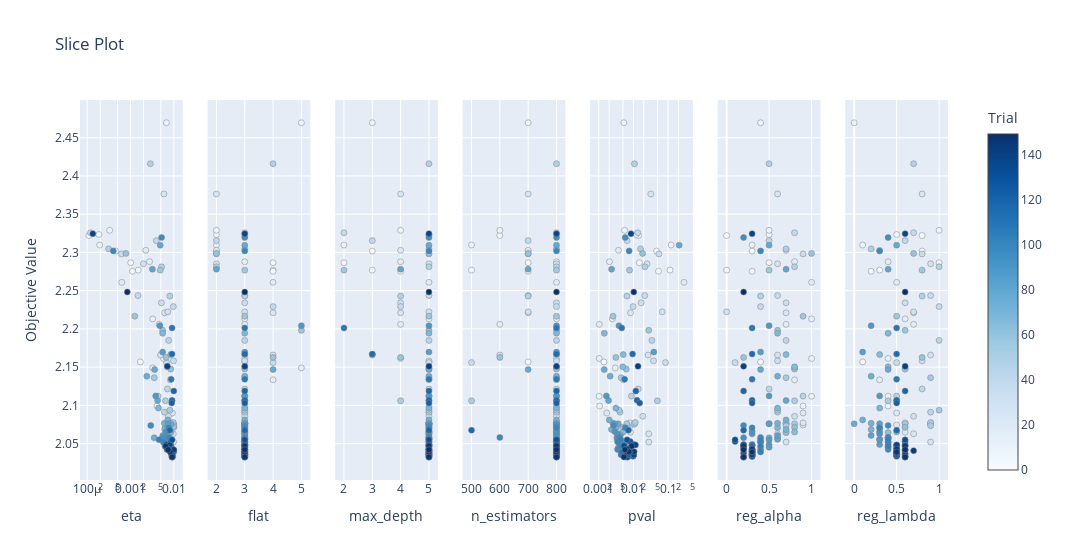

The cell this chart's notebook holds for it:
### Code cell
optuna.visualization.plot_slice(study, params = ['pval', 'n_estimators', 'eta', 'max_depth',
                    'reg_alpha', 'reg_lambda', 'flat'])

### Figure 1 — Plotly figure (JSON) as saved in the notebook; plotly's stock layout.template omitted (floating-point values rounded to 4 significant figures; data arrays with more than 128 entries replaced by an {"elided": "..."} marker saying what was removed)
{"data": [{"marker": {"color": {"elided": "150 int values"}, "colorbar": {"title": {"text": "Trial"}, "x": 1, "xpad": 40}, "colorscale": [[0, "rgb(247,251,255)"], [0.125, "rgb(222,235,247)"], [0.25, "rgb(198,219,239)"], [0.375, "rgb(158,202,225)"], [0.5, "rgb(107,174,214)"], [0.625, "rgb(66,146,198)"], [0.75, "rgb(33,113,181)"], [0.875, "rgb(8,81,156)"], [1, "rgb(8,48,107)"]], "line": {"color": "Grey", "width": 0.5}, "showscale": true}, "mode": "markers", "name": "Feasible Trial", "showlegend": false, "type": "scatter", "x": {"elided": "150 float values"}, "xaxis": "x", "y": {"elided": "150 float values"}, "yaxis": "y"}, {"marker": {"color": {"elided": "150 int values"}, "colorbar": {"title": {"text": "Trial"}, "x": 1, "xpad": 40}, "colorscale": [[0, "rgb(247,251,255)"], [0.125, "rgb(222,235,247)"], [0.25, "rgb(198,219,239)"], [0.375, "rgb(158,202,225)"], [0.5, "rgb(107,174,214)"], [0.625, "rgb(66,146,198)"], [0.75, "rgb(33,113,181)"], [0.875, "rgb(8,81,156)"], [1, "rgb(8,48,107)"]], "line": {"color": "Grey", "width": 0.5}, "showscale": false}, "mode": "markers", "name": "Feasible Trial", "showlegend": false, "type": "scatter", "x": {"elided": "150 int values"}, "xaxis": "x2", "y": {"elided": "150 float values"}, "yaxis": "y2"}, {"marker": {"color": {"elided": "150 int values"}, "colorbar": {"title": {"text": "Trial"}, "x": 1, "xpad": 40}, "colorscale": [[0, "rgb(247,251,255)"], [0.125, "rgb(222,235,247)"], [0.25, "rgb(198,219,239)"], [0.375, "rgb(158,202,225)"], [0.5, "rgb(107,174,214)"], [0.625, "rgb(66,146,198)"], [0.75, "rgb(33,113,181)"], [0.875, "rgb(8,81,156)"], [1, "rgb(8,48,107)"]], "line": {"color": "Grey", "width": 0.5}, "showscale": false}, "mode": "markers", "name": "Feasible Trial", "showlegend": false, "type": "scatter", "x": {"elided": "150 int values"}, "xaxis": "x3", "y": {"elided": "150 float values"}, "yaxis": "y3"}, {"marker": {"color": {"elided": "150 int values"}, "colorbar": {"title": {"text": "Trial"}, "x": 1, "xpad": 40}, "colorscale": [[0, "rgb(247,251,255)"], [0.125, "rgb(222,235,247)"], [0.25, "rgb(198,219,239)"], [0.375, "rgb(158,202,225)"], [0.5, "rgb(107,174,214)"], [0.625, "rgb(66,146,198)"], [0.75, "rgb(33,113,181)"], [0.875, "rgb(8,81,156)"], [1, "rgb(8,48,107)"]], "line": {"color": "Grey", "width": 0.5}, "showscale": false}, "mode": "markers", "name": "Feasible Trial", "showlegend": false, "type": "scatter", "x": {"elided": "150 int values"}, "xaxis": "x4", "y": {"elided": "150 float values"}, "yaxis": "y4"}, {"marker": {"color": {"elided": "150 int values"}, "colorbar": {"title": {"text": "Trial"}, "x": 1, "xpad": 40}, "colorscale": [[0, "rgb(247,251,255)"], [0.125, "rgb(222,235,247)"], [0.25, "rgb(198,219,239)"], [0.375, "rgb(158,202,225)"], [0.5, "rgb(107,174,214)"], [0.625, "rgb(66,146,198)"], [0.75, "rgb(33,113,181)"], [0.875, "rgb(8,81,156)"], [1, "rgb(8,48,107)"]], "line": {"color": "Grey", "width": 0.5}, "showscale": false}, "mode": "markers", "name": "Feasible Trial", "showlegend": false, "type": "scatter", "x": {"elided": "150 float values"}, "xaxis": "x5", "y": {"elided": "150 float values"}, "yaxis": "y5"}, {"marker": {"color": {"elided": "150 int values"}, "colorbar": {"title": {"text": "Trial"}, "x": 1, "xpad": 40}, "colorscale": [[0, "rgb(247,251,255)"], [0.125, "rgb(222,235,247)"], [0.25, "rgb(198,219,239)"], [0.375, "rgb(158,202,225)"], [0.5, "rgb(107,174,214)"], [0.625, "rgb(66,146,198)"], [0.75, "rgb(33,113,181)"], [0.875, "rgb(8,81,156)"], [1, "rgb(8,48,107)"]], "line": {"color": "Grey", "width": 0.5}, "showscale": false}, "mode": "markers", "name": "Feasible Trial", "showlegend": false, "type": "scatter", "x": {"elided": "150 float values"}, "xaxis": "x6", "y": {"elided": "150 float values"}, "yaxis": "y6"}, {"marker": {"color": {"elided": "150 int values"}, "colorbar": {"title": {"text": "Trial"}, "x": 1, "xpad": 40}, "colorscale": [[0, "rgb(247,251,255)"], [0.125, "rgb(222,235,247)"], [0.25, "rgb(198,219,239)"], [0.375, "rgb(158,202,225)"], [0.5, "rgb(107,174,214)"], [0.625, "rgb(66,146,198)"], [0.75, "rgb(33,113,181)"], [0.875, "rgb(8,81,156)"], [1, "rgb(8,48,107)"]], "line": {"color": "Grey", "width": 0.5}, "showscale": false}, "mode": "markers", "name": "Feasible Trial", "showlegend": false, "type": "scatter", "x": {"elided": "150 float values"}, "xaxis": "x7", "y": {"elided": "150 float values"}, "yaxis": "y7"}], "layout": {"title": {"text": "Slice Plot"}, "width": 2100, "xaxis": {"anchor": "y", "domain": [0, 0.1184], "title": {"text": "eta"}, "type": "log"}, "xaxis2": {"anchor": "y2", "domain": [0.1469, 0.2653], "title": {"text": "flat"}}, "xaxis3": {"anchor": "y3", "domain": [0.2939, 0.4122], "title": {"text": "max_depth"}}, "xaxis4": {"anchor": "y4", "domain": [0.4408, 0.5592], "title": {"text": "n_estimators"}}, "xaxis5": {"anchor": "y5", "domain": [0.5878, 0.7061], "title": {"text": "pval"}, "type": "log"}, "xaxis6": {"anchor": "y6", "domain": [0.7347, 0.8531], "title": {"text": "reg_alpha"}}, "xaxis7": {"anchor": "y7", "domain": [0.8816, 1.0], "title": {"text": "reg_lambda"}}, "yaxis": {"anchor": "x", "domain": [0, 1], "title": {"text": "Objective Value"}}, "yaxis2": {"anchor": "x2", "domain": [0, 1], "matches": "y", "showticklabels": false}, "yaxis3": {"anchor": "x3", "domain": [0, 1], "matches": "y", "showticklabels": false}, "yaxis4": {"anchor": "x4", "domain": [0, 1], "matches": "y", "showticklabels": false}, "yaxis5": {"anchor": "x5", "domain": [0, 1], "matches": "y", "showticklabels": false}, "yaxis6": {"anchor": "x6", "domain": [0, 1], "matches": "y", "showticklabels": false}, "yaxis7": {"anchor": "x7", "domain": [0, 1], "matches": "y", "showticklabels": false}}}
